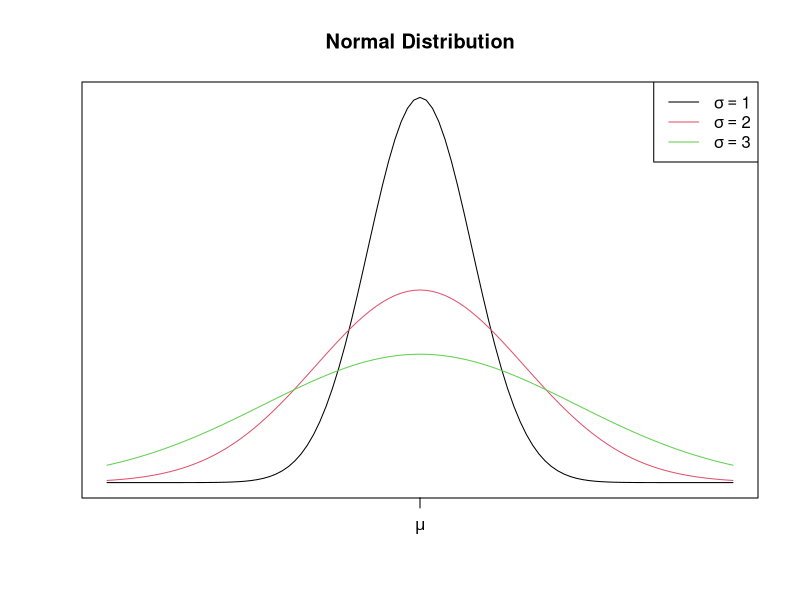
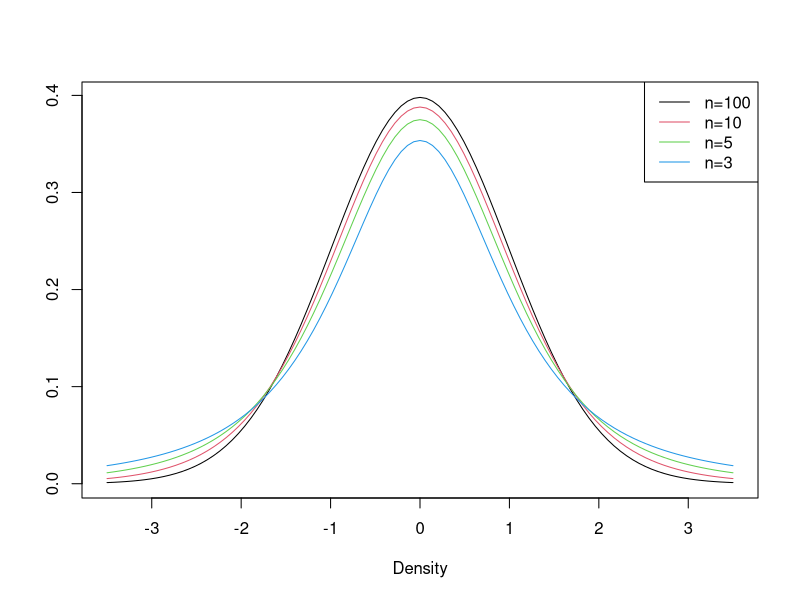
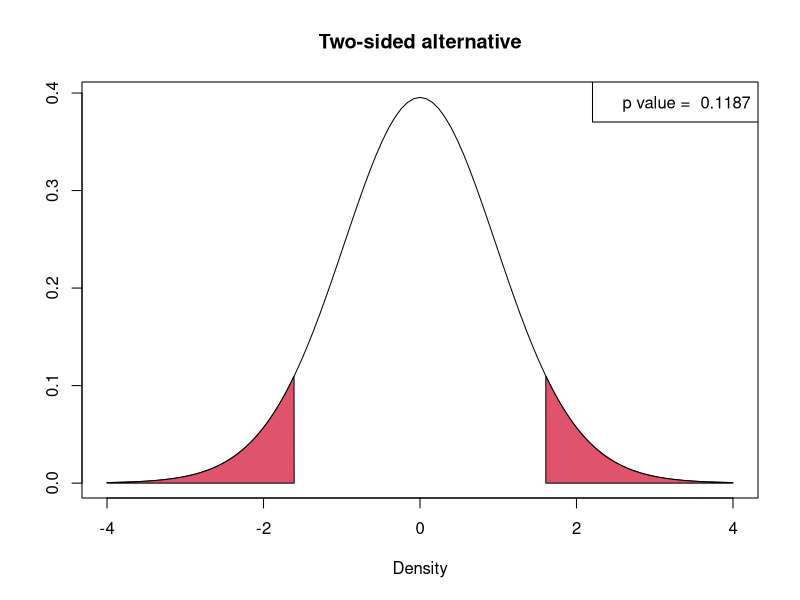
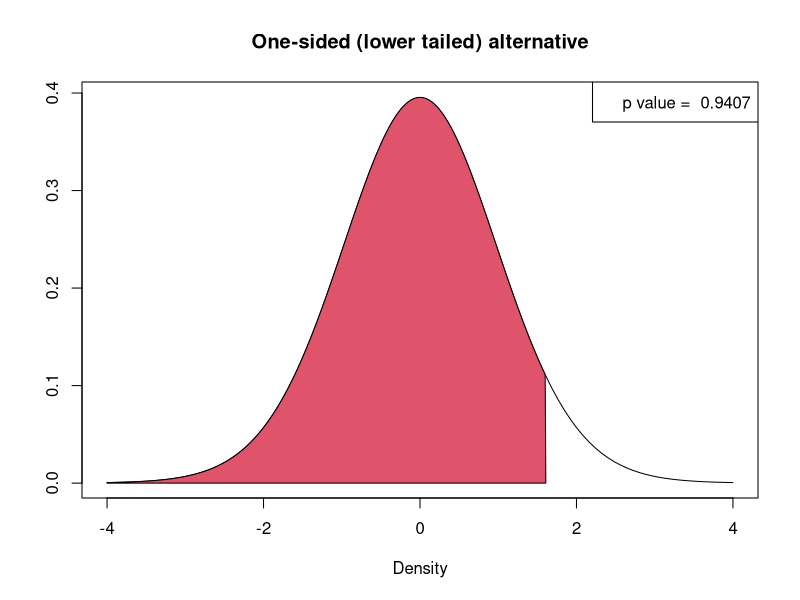
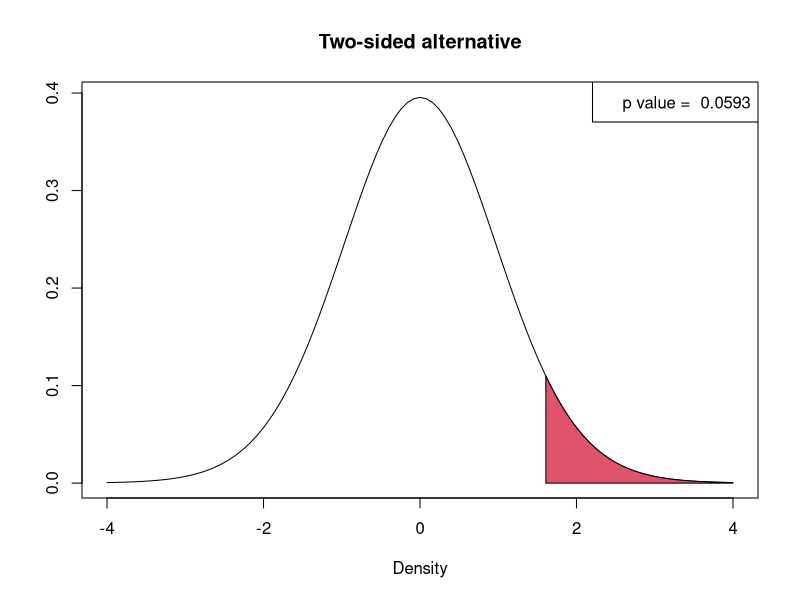

Source code (R) for these figures, in order: (Note: this script raises an error after producing the figures.)
### R code from vignette source '08RIV.Rnw'
### Encoding: UTF-8

###################################################
### code chunk number 1: setup
###################################################
library(knitr)
knit_hooks$set(small.mar = function(before, options, envir) {
  if (before) par(mar = c(5.1, 4.1, 2.1, 2.1))  # smaller margin on top 
})
opts_chunk$set(fig.path='figure/beamer-',fig.align='center',fig.show='hold',size='footnotesize', small.mar=TRUE)
# opts_chunk$set(fig.path='figure/beamer-',fig.align='center',fig.show='hold',size='footnotesize')


###################################################
### code chunk number 2: 08RIV.Rnw:227-236
###################################################
curve(dnorm(x, mean=0, sd=1), from=-6, to =6, ylab="", xaxt='n',yaxt='n', xlab = "", main="Normal Distribution")
curve(dnorm(x, mean=0, sd=2), add=TRUE, col=2)
curve(dnorm(x, mean=0, sd=3), add=TRUE, col=3)
legend("topright", legend = c(
  expression(sigma == 1),
  expression(sigma == 2),
  expression(sigma == 3)),
  col=c(1,2,3),lwd=1)
axis(side =1, at=0, labels = expression(mu))


###################################################
### code chunk number 3: 08RIV.Rnw:358-367
###################################################
# n <- 4
xmin <- -3.5
# curve(dt(x,df=n-1), xlim=c(xmin,abs(xmin)), xlab='Density', ylab="")
curve(dt(x,df=100-1), xlim=c(xmin,abs(xmin)), xlab='Density', ylab="")
# curve(dt(x,df=50), add =TRUE, col =3)
curve(dt(x,df=10-1), add =TRUE, col =2)
curve(dt(x,df=5-1), add =TRUE, col =3)
curve(dt(x,df=3-1), add =TRUE, col =4)
legend("topright",c("n=100", "n=10", "n=5", "n=3"), lwd=1, col=c(1,2,3,4))


###################################################
### code chunk number 4: 08RIV.Rnw:376-377
###################################################
car_data <- read.csv("data/car_data.csv")


###################################################
### code chunk number 5: hval
###################################################
mu0 = 10 # hypothesize value


###################################################
### code chunk number 6: tstat
###################################################
n = nrow(car_data)
tobs = (mean(car_data$km.L)- mu0)/(sd(car_data$km.L)/sqrt(n))


###################################################
### code chunk number 7: 08RIV.Rnw:435-438
###################################################
mu0 = 10 # hypothesize value
n = nrow(car_data)
tobs = (mean(car_data$km.L)- mu0)/(sd(car_data$km.L)/sqrt(n))
tobs


###################################################
### code chunk number 8: 08RIV.Rnw:465-487
###################################################
xmin <- -4
ntobs <- -abs(tobs) # qt(0.025, df=n-1)
ptobs <- abs(tobs) # qt(0.975, df=n-1)
cord.x <- c(xmin,seq(xmin,ntobs,0.01),ntobs)
cord.y <- c(0,dt(seq(xmin,ntobs,0.01), df=n-1),0)

# Make a curve
curve(dt(x,df=n-1), xlim=c(xmin,abs(xmin)), xlab='Density',
      main="Two-sided alternative", ylab="")

# Add the shaded area.
polygon(cord.x,cord.y,col=2)
#legend("topright", fill="skyblue", legend = "p-value")

# Create data for the area to shade in the upper tail
cord.x <- c(ptobs,seq(ptobs, abs(xmin),0.01),abs(xmin))
cord.y <- c(0,dt(seq(ptobs,abs(xmin),0.01), df=n-1),0)
polygon(cord.x,cord.y,col=2)

# legend
pval = 2*pt(abs(tobs), df = n-1, lower.tail = FALSE)
legend("topright", paste("p value = ",round(pval,4)))


###################################################
### code chunk number 9: 08RIV.Rnw:495-510
###################################################
xmin <- -4
ntobs <- tobs # qt(0.025, df=n-1)
cord.x <- c(xmin,seq(xmin,ntobs,0.01),ntobs)
cord.y <- c(0,dt(seq(xmin,ntobs,0.01), df=n-1),0)

# Make a curve
curve(dt(x,df=n-1), xlim=c(xmin,abs(xmin)), xlab='Density',
      main="One-sided (lower tailed) alternative", ylab="")

# Add the shaded area.
polygon(cord.x,cord.y,col=2)
#legend("topright", fill="skyblue", legend = "p-value")

# legend
legend("topright", paste("p value = ",round(pt(tobs, df = n-1, lower.tail = TRUE),4)))


###################################################
### code chunk number 10: 08RIV.Rnw:519-534
###################################################
xmin <- -4
ptobs <- tobs # qt(0.975, df=n-1)

# Make a curve
curve(dt(x,df=n-1), xlim=c(xmin,abs(xmin)), xlab='Density',
      main="Two-sided alternative", ylab="")

# Create data for the area to shade in the upper tail
cord.x <- c(ptobs,seq(ptobs, abs(xmin),0.01),abs(xmin))
cord.y <- c(0,dt(seq(ptobs,abs(xmin),0.01), df=n-1),0)
polygon(cord.x,cord.y,col=2)

# legend
legend("topright", paste("p value = ",round(pt(tobs, df = n-1, lower.tail = FALSE)
        ,4)))


###################################################
### code chunk number 11: carttest (eval = FALSE)
###################################################
## car_data <- read.csv("data/car_data.csv")# read in the data
## mu0 = 10 # hypothesize value
## t.test(x=car_data$km.L,             # sample mileage
##        alternative=c("two.sided"),  # two-side H_A
##        mu=mu0) # set the hypothesized value mu0 
## # since a two-sided test is the default, we could have typed:
## t.test(x=car_data$km.L, mu=mu0)


###################################################
### code chunk number 12: 08RIV.Rnw:707-714
###################################################
car_data <- read.csv("data/car_data.csv")# read in the data
tsum <- t.test(x=car_data$km.L, alternative=c("two.sided"),mu=mu0)
tsum

n = nrow(car_data)
(tobs = (mean(car_data$km.L)- mu0)/(sd(car_data$km.L)/n))
car <- car_data


###################################################
### code chunk number 13: 08RIV.Rnw:858-860
###################################################
head(beaver2,3)
tail(beaver2,3)


###################################################
### code chunk number 14: beaver (eval = FALSE)
###################################################
## beaverA <- subset(beaver2, activ==1) #active beavers
## beaverB <- subset(beaver2, activ==0) #non-active beavers
## t.test(beaverA$temp, beaverB$temp)


###################################################
### code chunk number 15: 08RIV.Rnw:880-887 (eval = FALSE)
###################################################
## t.test(beaverA$temp, # temperatures of 62 active beavers
##        beaverB$temp, # temps of 38 inactive beavers
##        alternative = "two.sided", # H_1: mu_A - mu_B != d_0
##        mu = 0,                    # default d_0 = 0
##        paired = FALSE,            # default (data unpaired)
##        conf.level = 0.95          # default (ie. alpha = 5%)
##        )


###################################################
### code chunk number 16: 08RIV.Rnw:894-895
###################################################
beaverA <- subset(beaver2, activ==1) #active beavers
beaverB <- subset(beaver2, activ==0) #non-active beavers
t.test(beaverA$temp, beaverB$temp)


###################################################
### code chunk number 17: 08RIV.Rnw:901-902 (eval = FALSE)
###################################################
## t.test(temp~activ, data=beaver2)


###################################################
### code chunk number 18: 08RIV.Rnw:910-911
###################################################
(bsum <- t.test(temp~activ, data=beaver2))


###################################################
### code chunk number 19: 08RIV.Rnw:934-936
###################################################
# places inactive beavers in the first argument: 
(beavertest <- t.test(beaverB$temp,beaverA$temp))


###################################################
### code chunk number 20: 08RIV.Rnw:959-960
###################################################
beavertest$p.value # to see the exact p-value


###################################################
### code chunk number 21: 08RIV.Rnw:1040-1043
###################################################
athlete = read.csv("data/athlete.csv", header=TRUE)
head(athlete,3)
tail(athlete,3)


###################################################
### code chunk number 22: 08RIV.Rnw:1050-1055
###################################################
noTrain <- subset(athlete, Training==0)
Train <- subset(athlete, Training==1)
# these are performed on the same athletes!
noTrain$Athlete
Train$Athlete


###################################################
### code chunk number 23: 08RIV.Rnw:1063-1064
###################################################
t.test(Time~Training, data=athlete, paired=TRUE)


###################################################
### code chunk number 24: 08RIV.Rnw:1078-1079
###################################################
t.test(noTrain$Time, Train$Time, data=athlete, paired=TRUE)


###################################################
### code chunk number 25: 08RIV.Rnw:1086-1088
###################################################
ds <- noTrain$Time - Train$Time
t.test(ds)


###################################################
### code chunk number 26: 08RIV.Rnw:1110-1111
###################################################
asum <- t.test(Time~Training, data=athlete, paired=TRUE)


###################################################
### code chunk number 27: 08RIV.Rnw:1122-1123
###################################################
t.test(Time~Training, data=athlete)


###################################################
### code chunk number 28: 08RIV.Rnw:1428-1430
###################################################
model <- lm(km.L~Litres+Distance, data=car_data)
model


###################################################
### code chunk number 29: 08RIV.Rnw:1437-1438
###################################################
model$coefficients


###################################################
### code chunk number 30: 08RIV.Rnw:1447-1451
###################################################
e <- residuals(model)
head(e)
smod <- summary(model)
smod$r.squared


###################################################
### code chunk number 31: 08RIV.Rnw:1457-1459
###################################################
par(mfrow=c(2,2)); # divides plot window into a 2 x 2 matrix
plot(model) # some useful diagnostic plots:


###################################################
### code chunk number 32: 08RIV.Rnw:1485-1488
###################################################
f <- '08RIV.Rnw'
knitr::purl(f)
Stangle(f)


